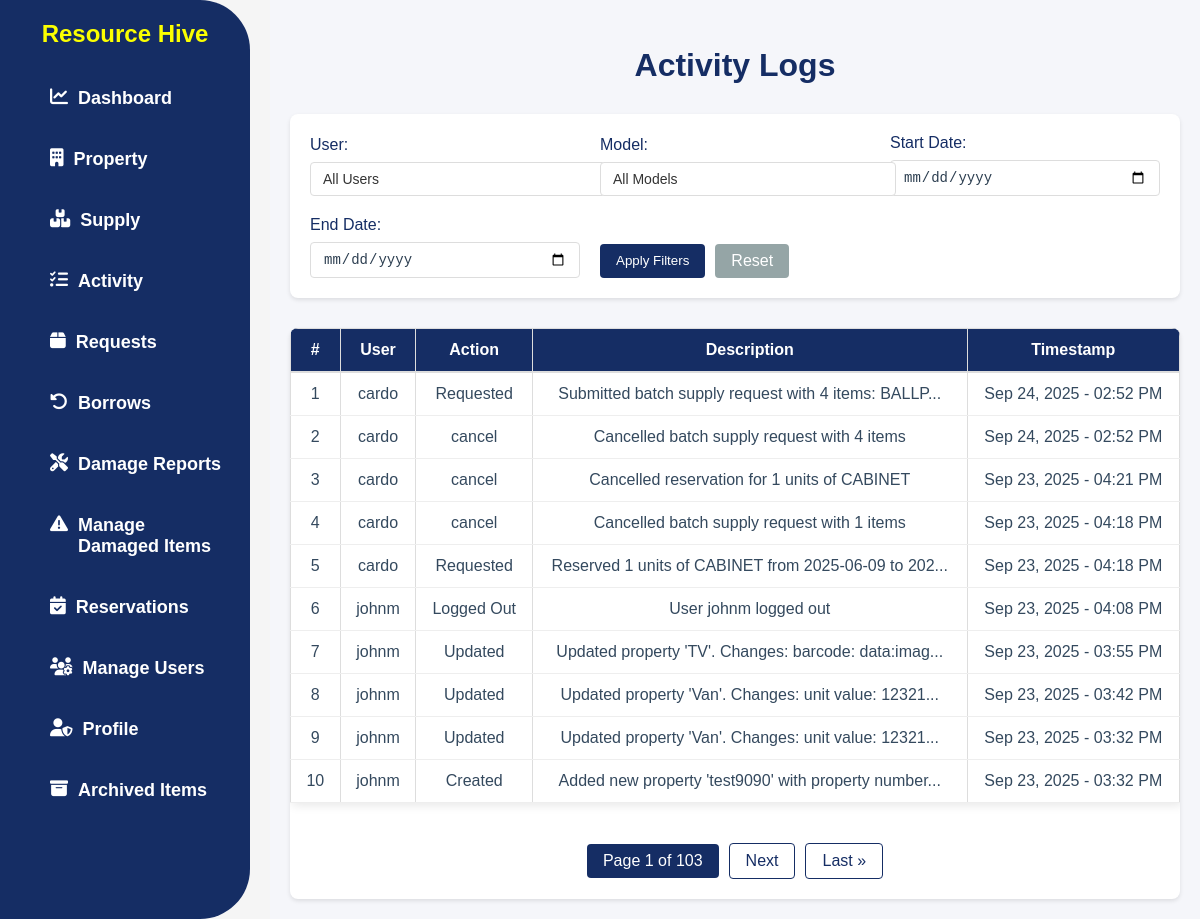
Screenshot of /activity/ (signed in) with the database file from the repository.
### app/models.py (models this page shows, shortened)
class ActivityLog(models.Model):
    ACTION_CHOICES = [
        ('create', 'Created'),
        ('update', 'Updated'),
        ('delete', 'Deleted'),
        ('login', 'Logged In'),
        ('logout', 'Logged Out'),
        ('view', 'Viewed'),
        ('request', 'Requested'),
        ('approve', 'Approved'),
        ('reject', 'Rejected'),
        ('claim', 'Claimed'),
        ('complete', 'Completed'),
        ('borrow', 'Borrowed'),
        ('return', 'Returned'),
        ('report', 'Reported'),
    ]
    user = models.ForeignKey(User, on_delete=models.SET_NULL, null=True, blank=True)
    action = models.CharField(max_length=10, choices=ACTION_CHOICES)
    model_name = models.CharField(max_length=100)
    object_repr = models.CharField(max_length=255)
    description = models.TextField(blank=True, null=True)
    timestamp = models.DateTimeField(auto_now_add=True)
    class Meta:
        ordering = ['-timestamp']

### app/views.py (the view)
# urls.py: path('activity/', ActivityPageView.as_view(), name='activity'),
class ActivityPageView(PermissionRequiredMixin, ListView):
    model = ActivityLog
    template_name = 'app/activity.html'
    permission_required = 'app.view_admin_module'
    permission_denied_message = "You do not have permission to view the activity log."
    context_object_name = 'activitylog_list'
    paginate_by = 10
    def get_queryset(self):
        queryset = ActivityLog.objects.all().order_by('-timestamp')
        user_filter = self.request.GET.get('user')
        model_filter = self.request.GET.get('model')
        start_date = self.request.GET.get('start_date')
        end_date = self.request.GET.get('end_date')
        if user_filter:
            queryset = queryset.filter(user_id=user_filter)
        if model_filter:
            queryset = queryset.filter(model_name=model_filter)
        if start_date:
            queryset = queryset.filter(timestamp__date__gte=start_date)
        if end_date:
            queryset = queryset.filter(timestamp__date__lte=end_date)
        category = self.request.GET.get('category')
        if category:
            queryset = queryset.filter(model_name=category)
        return queryset
    def get_context_data(self, **kwargs):
        context = super().get_context_data(**kwargs)
        context['users'] = User.objects.all()
        models = ActivityLog.objects.values_list('model_name', flat=True).distinct()
        context['models'] = sorted(set(models))  # Convert to set to ensure uniqueness and sort
        context['current_category'] = self.request.GET.get('category', '')
        return context

### app/templates/app/activity.html (shortened to what this page needs)
{% load static %}
<!DOCTYPE html>
<html lang="en">
<head>
    <link rel="stylesheet" href="{% static 'css/style.css' %}">
    <link rel="stylesheet" href="https://cdnjs.cloudflare.com/ajax/libs/font-awesome/6.4.2/css/all.min.css">
</head>
<body>
    {% block content %}
    {% include 'app/navbar.html' %}
    <div class="actlog-page">
        <h2 class="actlog-title">Activity Logs</h2>
        <div class="actlog-filter-section">
            <form method="get" class="actlog-filter-form">
                <div class="actlog-filter-group">
                    <label for="user">User:</label>
                    <div class="searchable-select-container">
                        <input type="text" id="user-search" class="activity-search-input"
                               placeholder="Search users..." autocomplete="off">
                    </div>
                </div>
                <div class="actlog-filter-group">
                    <label for="model">Model:</label>
                    <div class="searchable-select-container">
                        <input type="text" id="model-search" class="activity-search-input"
                               placeholder="Search models..." autocomplete="off">
                    </div>
                </div>
                <div class="actlog-filter-group">
                    <label for="start_date">Start Date:</label>
                    <input type="date" name="start_date" id="start_date" value="{{ request.GET.start_date }}">
                </div>
                <div class="actlog-filter-group">
                    <label for="end_date">End Date:</label>
                    <input type="date" name="end_date" id="end_date" value="{{ request.GET.end_date }}">
                </div>
                <div class="actlog-filter-buttons">
                    <button type="submit" class="actlog-filter-submit">Apply Filters</button>
                    <a href="{% url 'activity' %}" class="actlog-filter-reset">Reset</a>
                </div>
            </form>
        </div>
        <div class="actlog-table-container">
            <table class="actlog-table">
                <thead>
                    <tr>
                        <th>#</th>
                        <th>User</th>
                        <th>Action</th>
                        <th>Description</th>
                        <th>Timestamp</th>
                    </tr>
                </thead>
                <tbody>
                    {% for log in activitylog_list %}
                    <tr>
                        <td>{{ page_obj.start_index|add:forloop.counter0 }}</td>
                        <td>{{ log.user.username }}</td>
                        <td>{{ log.get_action_display }}</td>
                        <td title="{{ log.description }}">
                            {% if log.description|length > 50 %}
                                {{ log.description|slice:':50' }}...
                            {% else %}
                                {{ log.description }}
                            {% endif %}
                        </td>
                        <td>{{ log.timestamp|date:"M d, Y - h:i A" }}</td>
                    </tr>
                    {% empty %}
                    <tr>
                        <td colspan="5" class="actlog-empty">No activity logs available.</td>
                    </tr>
                    {% endfor %}
                </tbody>
            </table>
            {% if is_paginated %}
            <div class="actlog-pagination">
                <span class="current">
                    Page {{ page_obj.number }} of {{ page_obj.paginator.num_pages }}
                </span>
                {% if page_obj.has_next %}
                    <a href="?page={{ page_obj.next_page_number }}">Next</a>
                    <a href="?page={{ page_obj.paginator.num_pages }}">Last &raquo;</a>
                {% endif %}
            </div>
            {% endif %}
        </div>
    </div>
    {% endblock content %}
</body>
</html>

### static/css/style.css (style rules this page uses)
body { font-family: Arial, sans-serif; margin: 0; padding: 0; background-color: whitesmoke; }
.actlog-page { padding: 20px; margin-left: 270px; background-color: #f5f6fa; min-height: 100vh; }
.actlog-title { color: #152d64; margin-bottom: 30px; font-size: 32px; font-weight: 600; text-align: center; }
.actlog-filter-section { background: white; padding: 20px; border-radius: 8px; box-shadow: 0 2px 4px rgba(0, 0, 0, 0.1); margin-bottom: 30px; }
.actlog-filter-form { display: grid; grid-template-columns: repeat(auto-fit, minmax(200px, 1fr)); gap: 20px; align-items: end; }
.actlog-filter-group { display: flex; flex-direction: column; }
.actlog-filter-group label { font-weight: 500; margin-bottom: 8px; color: #152d64; }
.actlog-filter-group select, .actlog-filter-group input[type="date"] { padding: 8px 12px; border: 1px solid #ddd; border-radius: 4px; font-size: 14px; color: #2c3e50; }
.actlog-filter-buttons { display: flex; gap: 10px; }
.actlog-filter-submit { background-color: #152d64; color: white; border: none; padding: 8px 16px; border-radius: 4px; cursor: pointer; font-weight: 500; transition: background-color 0.2s; }
.actlog-filter-reset { background-color: #95a5a6; color: white; border: none; padding: 8px 16px; border-radius: 4px; cursor: pointer; font-weight: 500; transition: background-color 0.2s; text-decoration: none; }
.actlog-table-container { background: white; border-radius: 8px; box-shadow: 0 2px 4px rgba(0, 0, 0, 0.1); overflow: hidden; }
.actlog-table { width: 100%; border-collapse: collapse; }
.actlog-table th { background-color: #152d64; padding: 12px 15px; text-align: center; font-weight: 600; color: white; border-bottom: 2px solid #ddd; }
.actlog-table td { padding: 12px 15px; border-bottom: 1px solid #eee; color: #34495e; }
.actlog-pagination { display: flex; justify-content: center; align-items: center; gap: 10px; padding: 20px; margin-top: 20px; }
.actlog-pagination a { color: #152d64; text-decoration: none; padding: 8px 16px; border: 1px solid #152d64; border-radius: 4px; transition: all 0.3s ease; font-weight: 500; }
.actlog-pagination .current { background-color: #152d64; color: white; padding: 8px 16px; border-radius: 4px; font-weight: 500; }
table { width: 100%; border-collapse: collapse; background: white; box-shadow: 2px 2px 10px rgba(0, 0, 0, 0.1); }
th, td { padding: 8px 12px; text-align: center; border: 1px solid #ddd; }
th { background-color: #152d64; color: white; font-weight: bold; }
td { color: #333; }
span { font-weight: bolder; }

### app/templates/app/activity.html (style rules this page uses)
.searchable-select-container { position: relative; width: 100%; }
.activity-search-input { width: 100%; padding: 8px 12px; border: 1px solid #ddd; border-radius: 4px; font-size: 14px; background-color: white; cursor: pointer; transition: all 0.3s ease; color: #333; }

### rows the page displays
ActivityLog: start_index|add "1", user.username "cardo", action "Requested", description "Submitted batch supply request with 4 items: BALLP", timestamp "Sep 24, 2025 - 02:52 PM"
ActivityLog: start_index|add "2", user.username "cardo", action "cancel", description "Cancelled batch supply request with 4 items", timestamp "Sep 24, 2025 - 02:52 PM"
ActivityLog: start_index|add "3", user.username "cardo", action "cancel", description "Cancelled reservation for 1 units of CABINET", timestamp "Sep 23, 2025 - 04:21 PM"
ActivityLog: start_index|add "4", user.username "cardo", action "cancel", description "Cancelled batch supply request with 1 items", timestamp "Sep 23, 2025 - 04:18 PM"
ActivityLog: start_index|add "5", user.username "cardo", action "Requested", description "Reserved 1 units of CABINET from 2025-06-09 to 202", timestamp "Sep 23, 2025 - 04:18 PM"
ActivityLog: start_index|add "6", user.username "johnm", action "Logged Out", description "User johnm logged out", timestamp "Sep 23, 2025 - 04:08 PM"
ActivityLog: start_index|add "7", user.username "johnm", action "Updated", description "Updated property 'TV'. Changes: barcode: data:imag", timestamp "Sep 23, 2025 - 03:55 PM"
ActivityLog: start_index|add "8", user.username "johnm", action "Updated", description "Updated property 'Van'. Changes: unit value: 12321", timestamp "Sep 23, 2025 - 03:42 PM"
ActivityLog: start_index|add "9", user.username "johnm", action "Updated", description "Updated property 'Van'. Changes: unit value: 12321", timestamp "Sep 23, 2025 - 03:32 PM"
ActivityLog: start_index|add "10", user.username "johnm", action "Created", description "Added new property 'test9090' with property number", timestamp "Sep 23, 2025 - 03:32 PM"

### other values shown
{{ page_obj.number }} "1"
{{ page_obj.paginator.num_pages }} "103"
